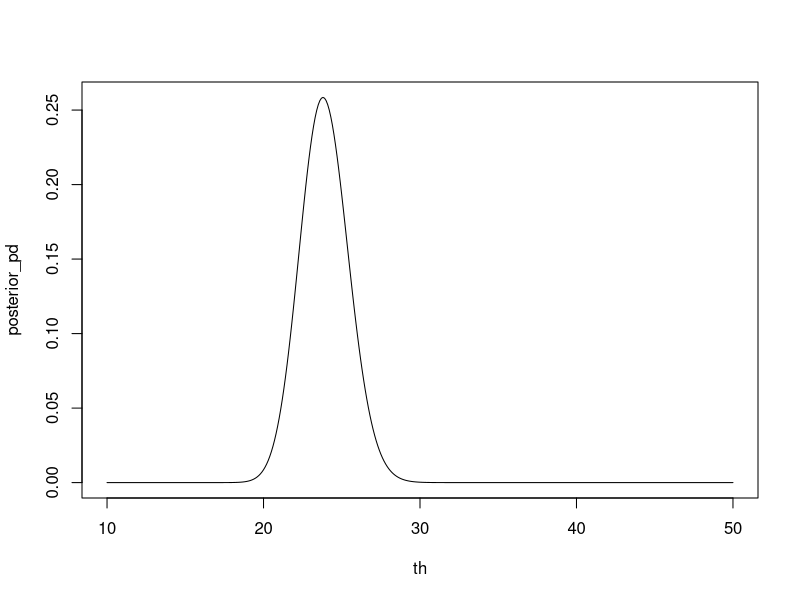
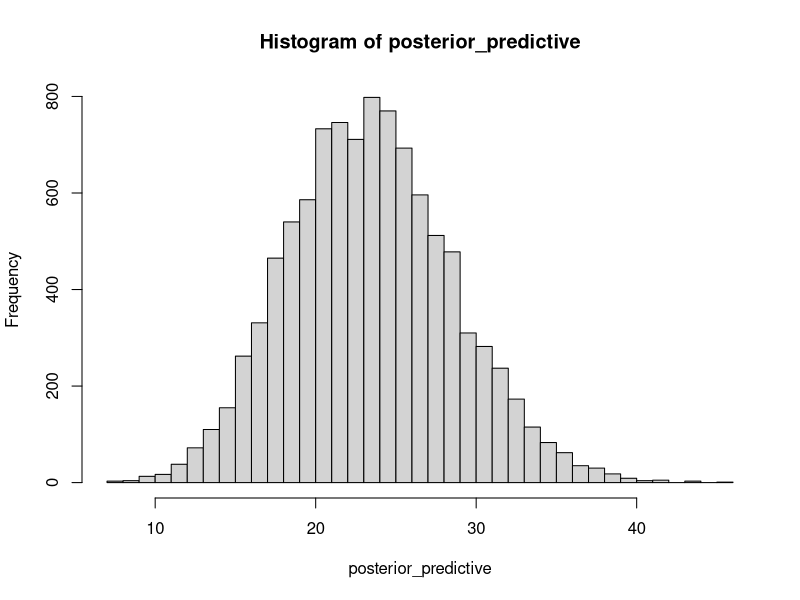

Generate these figures, in order, with R:
# BDA_009 - Modelling the rate of airline fatalities

library(readxl)
setwd('C:/Users/admin/Documents/Personal/Machine Learning/BDA/BDA_009')
data <- read_excel("./worldwide_airline_fatalities.xlsx")

# Death rate is passenger deaths per 100 million miles flown

# (a)
# Assume that the numbers of fatal accidents in each year are independent
# with a Poisson(theta) distribution. Set a prior distribution for theta
# and determine the posterior distribution based on the data from 1976
# through 1985. Under this model, give a 95% predictive interval for the
# number of fatal accidents in 1986.

# Theta -> Expected fatal accidents per year

# We're estimating p(theta|observations)

# Let y be the the number of fatal accidents in each year,
# so that the y1, ...,ym are the observed fatal accidents in years
# 1976-1985.

# The sampling distribution is therefore 
# y|theta ~ Poisson(theta)

# We'll assume that the prior distribution for theta is Uniform over
# 0 - 100: That is, it is assumed that the expected fatal accidents per year
# could not possibly be higher than 100 or lower than zero, and that
# all values between 0 and 100 are equally likely.

step_size <- .1
th <- seq(10, 50, step_size)

# Prior probability density
prior_pd <- dunif(x = th, min = 0, max = 100)

# Sample probabilities (p(y|theta) ~ Poisson(theta))
observations <- data$Fatal_accidents
sample_pd  <- sapply(X = th, FUN = function(lam) dpois(x = observations, lambda = lam))
# Each column corresponds to a theta value, each row to an observation.
# Element i,j is the probability of observation i given the expected number of fatal
# accidents theta_j.

# Unnormalized posterior probabilities
unnorm_posterior_pd <- apply(sample_pd, 2, prod)
posterior_pd <- unnorm_posterior_pd/sum(unnorm_posterior_pd*step_size)
plot(th, posterior_pd, type = 'l')

# A 95% predictive interval for fatal accidents in 1986
# p(y_pred|theta, y_obs) ~ Poisson(theta|y_obs)
# We sample from the posterior
n_samples <- 10000
th_post <- sample(x = th, size = n_samples, prob = posterior_pd, replace = TRUE)
posterior_predictive <- sapply(th_post, FUN = function(lam) rpois(n = 1, lambda = lam))
hist(posterior_predictive, breaks = 50)
pred_interval <- quantile(x = posterior_predictive, probs = c(.025, .975))
print(c('Posterior predictive interval is', pred_interval), quote = FALSE)
